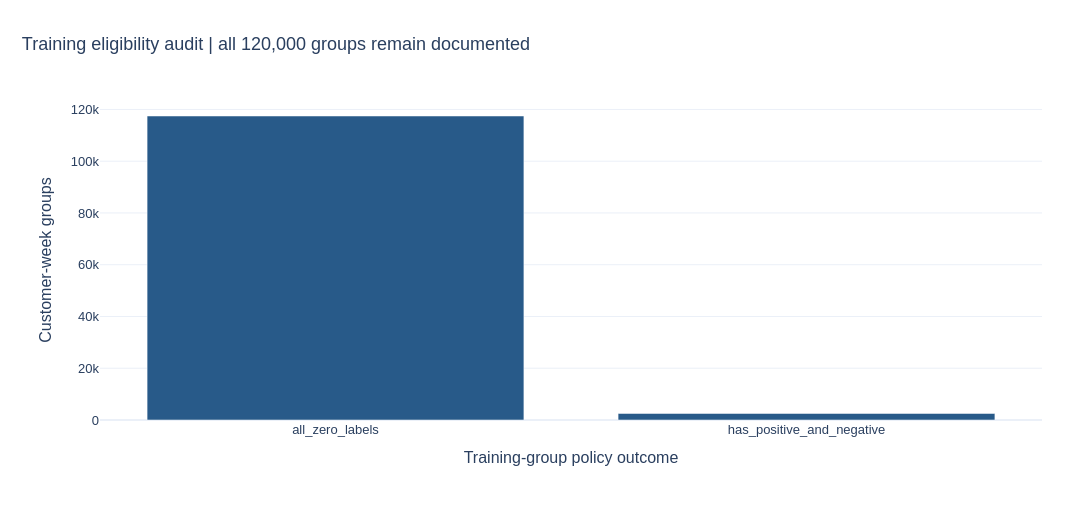

Write notebook code for a chart like this one.
### Markdown cell above
## 5. Training-only eligibility and aligned inputs

For the binary relevance ranker, retain complete groups containing at least one positive and one negative candidate. Constant-label groups supply no within-group ordering signal for this fitting policy. This filter applies only to training, never to evaluation recipients or target references.

Sort by cutoff, customer ID and article ID. X contains only the declared ordered features; y contains labels; group sizes sum to the number of training rows. No within-group negative sampling or extra sample weighting is introduced.

### Code cell
from atelier_ai.preparation import open_prepared
from atelier_ai.ranking_data import prepare_ranker_inputs
import duckdb
directory=PROJECT_ROOT/'data/processed/weekly_v1/training'
with duckdb.connect() as con:
    audit=con.execute('SELECT * FROM read_parquet(?)',[str(directory/'group_audit.parquet')]).df()
    rows=con.execute('SELECT * FROM read_parquet(?)',[str(directory/'rows.parquet')]).df()
inputs=prepare_ranker_inputs(rows,validation_cutoff=protocol['validation_start'])
assert inputs['groups'].sum()==len(inputs['X'])==len(inputs['y'])
display(audit.groupby('reason').agg(groups=('eligible','size'),candidate_rows=('candidate_rows','sum'),positive_rows=('positive_rows','sum')))
display(inputs['group_index'].head())
display(pd.Series({'X_shape':inputs['X'].shape,'positive_training_rows':int(inputs['y'].sum()),'informative_groups':len(inputs['groups'])}))
reason_counts=audit.groupby('reason').size().rename_axis('reason').reset_index(name='groups')
fig=px.bar(reason_counts,x='reason',y='groups',labels={'reason':'Training-group policy outcome','groups':'Customer-week groups'},title='Training eligibility audit | all 120,000 groups remain documented')
show_figure(fig,PROJECT_ROOT,'training_group_eligibility')

### Figure 1 — Plotly figure (JSON) as saved in the notebook; plotly's stock layout.template omitted (floating-point values rounded to 4 significant figures)
{"data": [{"hovertemplate": "Training-group policy outcome=%{x}<br>Customer-week groups=%{y}<extra></extra>", "legendgroup": "", "marker": {"color": "#285A89", "pattern": {"shape": ""}}, "name": "", "orientation": "v", "showlegend": false, "textposition": "auto", "type": "bar", "x": ["all_zero_labels", "has_positive_and_negative"], "xaxis": "x", "y": [117467, 2533], "yaxis": "y"}], "layout": {"barmode": "relative", "colorway": ["#285A89", "#B67824", "#687B38", "#9B596D", "#78629A"], "font": {"family": "Arial", "size": 13}, "height": 520, "legend": {"orientation": "h", "tracegroupgap": 0, "x": 0, "y": 1.02, "yanchor": "bottom"}, "margin": {"b": 100, "l": 100, "r": 50, "t": 100}, "title": {"font": {"size": 18}, "text": "Training eligibility audit | all 120,000 groups remain documented", "x": 0.02, "xanchor": "left"}, "width": 1100, "xaxis": {"anchor": "y", "domain": [0, 1], "title": {"text": "Training-group policy outcome"}}, "yaxis": {"anchor": "x", "domain": [0, 1], "title": {"text": "Customer-week groups"}}}}
